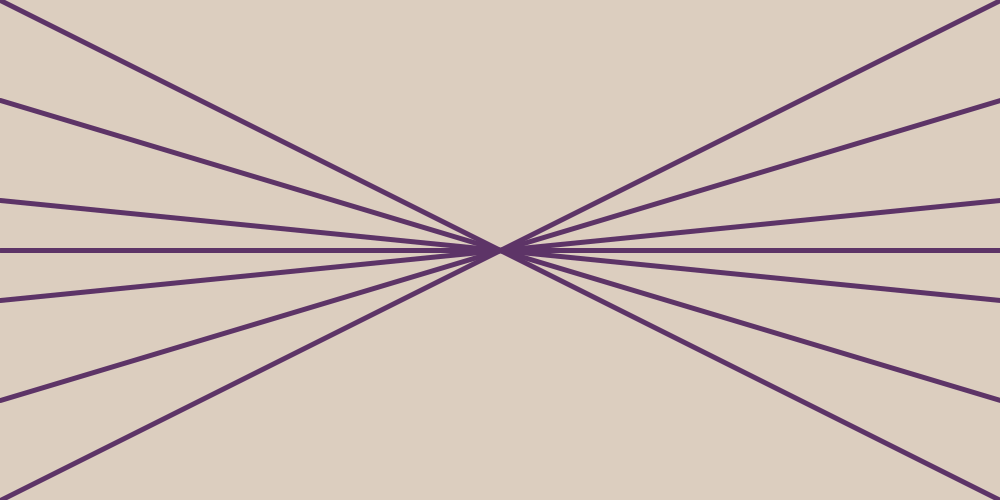
Frame 1 (no input)
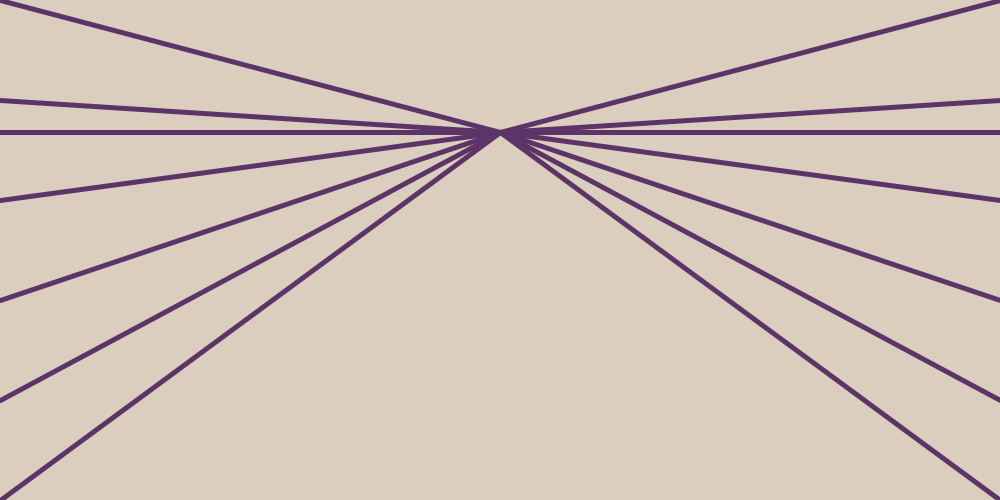
Frame 60 (the mouse pressed at the canvas centre just before this capture)
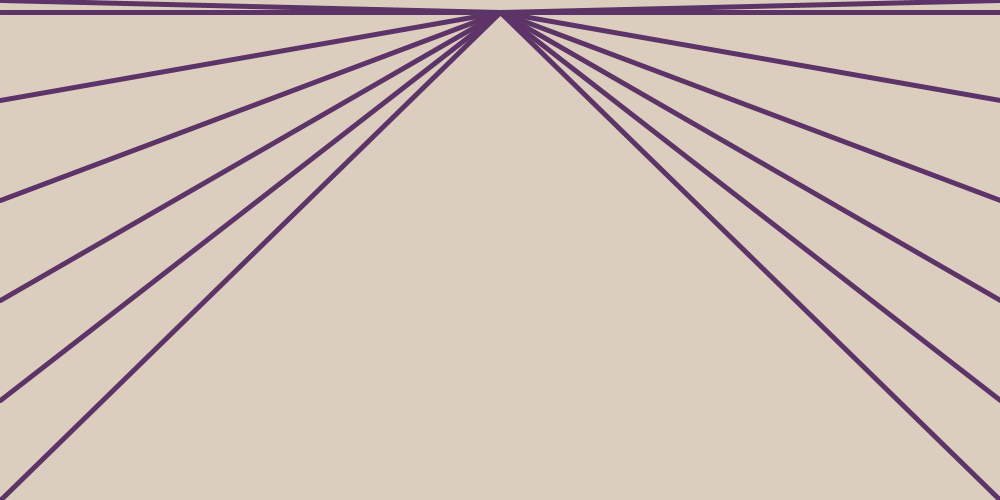
Frame 120 (the mouse held since frame 60 and released just before this capture)

The Processing sketch that drew these frames (run headless with seeded random() and noise(); from frame 60 on, the mouse is pressed at the canvas centre):

// Processing sketch: SpaceballsGravity
// ── SpaceballsGravity.pde
float d;

void setup() {
  size(1000, 500);
  stroke(#5D3467);
  strokeWeight(5);
  d = height/2;
}

void draw() {
  background(#DCCEBF);
  line(0, 0, 500, d);
  line(0, 100, 500, d);
  line(0, 200, 500, d);
  line(0, 300, 500, d);
  line(0, 400, 500, d);
  line(0, 500, 500, d);
  line(1000, 0, 500, d);
  line(1000, 100, 500, d);
  line(1000, 200, 500, d);
  line(1000, 300, 500, d);
  line(1000, 400, 500, d);
  line(1000, 500, 500, d);
  line(0, d, width, d); 
  d = d - 2;
  if (d < 2) { 
    d = height;
  }
}
